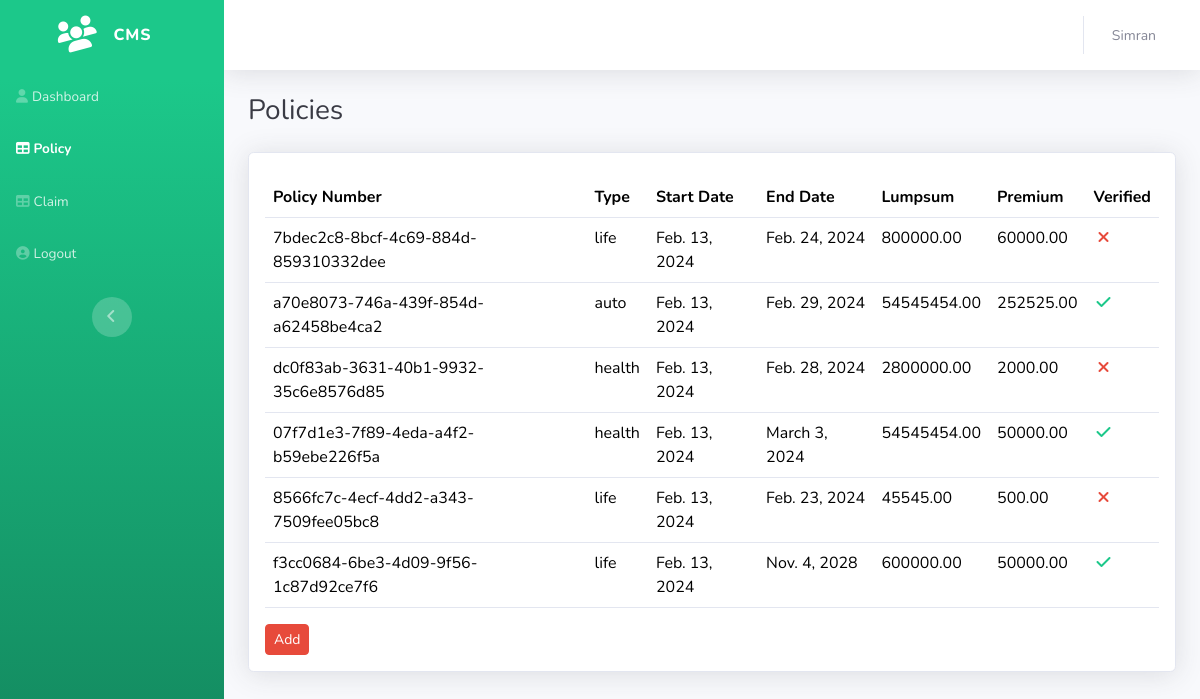
Page /policy_detail/ (signed in) on the committed database.
### user_app/models.py (models this page shows, shortened)
class Policy(models.Model):
    POLICY_TYPE_CHOICES = [
        ('health', 'Health'),
        ('life', 'Life'),
        ('auto', 'Auto'),
    ]
    user = models.ForeignKey(User, on_delete=models.CASCADE)
    start_date = models.DateField()
    end_date = models.DateField()
    policy_number = models.UUIDField(primary_key=True, default=uuid.uuid4, editable=False)
    type = models.CharField(max_length=100, choices=POLICY_TYPE_CHOICES)
    lumpsum = models.DecimalField(max_digits=10, decimal_places=2)
    premium = models.DecimalField(max_digits=10, decimal_places=2)
    verification = models.BooleanField(default=False)
    def is_verified(self):
        return self.verification

### user_app/views.py (the view, shortened to what this page needs)
# urls.py: path('policy_detail/', user_views.read_policy, name='read_policy'),
@login_required
def read_policy(request):
    is_admin = request.user.is_staff
    fnuser = request.user.first_name
    if is_admin:
        policies = Policy.objects.all()  # Admin sees all policies
    else:
        policies = Policy.objects.filter(user=request.user)  # Normal user sees their own policies
    return render(request, 'user_app/read_policy.html', {'policies': policies, 'user': fnuser, 'is_admin': is_admin})

### user_app/templates/user_app/read_policy.html (shortened to what this page needs)
{% load crispy_forms_tags %}
{% load static %}
<!DOCTYPE html>
<html lang="en">
<head>
    <link rel="stylesheet" href="{% static 'bootstrap/css/bootstrap.min.css' %}">
    <link rel="stylesheet" href="{% static 'fonts/fontawesome-all.min.css' %}">
    <link rel="stylesheet" href="https://cdnjs.cloudflare.com/ajax/libs/font-awesome/6.5.1/css/all.min.css"
 />
</head>
<body id="page-top">
    <div id="wrapper">
        <nav class="navbar align-items-start sidebar sidebar-dark accordion bg-gradient-success p-0 navbar-dark">
            <div class="container-fluid d-flex flex-column p-0"><a
                    class="navbar-brand d-flex justify-content-center align-items-center sidebar-brand m-0" href="#">
                    <div class="sidebar-brand-icon rotate-n-15"><i class="fa-solid fa-users"></i></div>
                    <div class="sidebar-brand-text mx-3"><span>CMS</span></div>
                </a>
                <ul class="navbar-nav text-light" id="accordionSidebar">
                    <li class="nav-item"><a class="nav-link" href="{% url 'main' %}"><i
                                class="fas fa-user"></i><span>Dashboard</span></a></li>
                    <li class="nav-item"><a class="nav-link active" href="{% url 'read_policy' %}"><i
                                class="fas fa-table"></i><span>Policy</span></a></li>
                    <li class="nav-item"><a class="nav-link" href="{% url 'read_claim' %}"><i
                                class="fas fa-table"></i><span>Claim</span></a></li>
                    <li class="nav-item"><a class="nav-link" href="{% url 'signout' %}"><i
                                class="fas fa-user-circle"></i><span>Logout</span></a></li>
                </ul>
                <div class="text-center d-none d-md-inline"><button class="btn rounded-circle border-0"
                        id="sidebarToggle" type="button"></button></div>
            </div>
        </nav>
        <div class="d-flex flex-column" id="content-wrapper">
            <div id="content">
                <nav class="navbar navbar-expand bg-white shadow mb-4 topbar static-top navbar-light">
                    <div class="container-fluid">
                        <ul class="navbar-nav flex-nowrap ms-auto">
                            <li class="nav-item dropdown no-arrow">
                                {% if user %}
                                <div class="nav-item dropdown no-arrow"><a class="dropdown-toggle nav-link"
                                        aria-expanded="false" data-bs-toggle="dropdown" href="#"><span
                                            class="d-none d-lg-inline me-2 text-gray-600 small">{{user}}</span></a>
                                </div>
                                {% endif %}
                            </li>
                        </ul>
                    </div>
                </nav>
                <div class="container-fluid">
                    <h3 class="text-dark mb-4">Policies</h3>
                    <div class="card shadow">
                        <div class="card-body">
                            <div class="table-responsive table mt-2" id="dataTable" role="grid"
                                aria-describedby="dataTable_info">
                                {% if policies %}
                                <table class="table my-0" id="dataTable">
                                    <thead>
                                        <tr>
                                            <th>Policy Number</th>
                                            <th>Type</th>
                                            <th>Start Date</th>
                                            <th>End Date</th>
                                            <th>Lumpsum</th>
                                            <th>Premium</th>
                                            <th>Verified</th>
                                        </tr>
                                    </thead>
                                    <tbody>
                                        {% for policy in policies %}
                                        <tr>
                                            <td>{{ policy.policy_number }}</td>
                                            <td>{{ policy.type }}</td>
                                            <td>{{ policy.start_date }}</td>
                                            <td>{{ policy.end_date }}</td>
                                            <td>{{ policy.lumpsum }}</td>
                                            <td>{{ policy.premium }}</td>
                                            <td>
                                                {% if policy.is_verified %}
                                                <i class="fas fa-check text-success fa-fw"></i>
                                                {% else %}
                                                <i class="fas fa-times text-danger fa-fw"></i>
                                                {% endif %}
                                            </td>
                                        </tr>
                                        {% endfor %}
                                    </tbody>
                                </table>
                                {% else %}
                                    <p>No policies found.</p>
                                {% endif %}
                            </div>
                            <a class="btn btn-danger btn-sm" href="{% url 'create_policy' %}">Add</a>
                        </div>
                    </div>
                </div>
            </div>
        </div>
    </div>
</body>
</html>

### rows in the picture
Policy: policy_number "7bdec2c8-8bcf-4c69-884d-859310332dee", type "life", start_date "Feb. 13, 2024", end_date "Feb. 24, 2024", lumpsum "800000.00", premium "60000.00", verification False (drawn)
Policy: policy_number "a70e8073-746a-439f-854d-a62458be4ca2", type "auto", start_date "Feb. 13, 2024", end_date "Feb. 29, 2024", lumpsum "54545454.00", premium "252525.00", verification True (drawn)
Policy: policy_number "dc0f83ab-3631-40b1-9932-35c6e8576d85", type "health", start_date "Feb. 13, 2024", end_date "Feb. 28, 2024", lumpsum "2800000.00", premium "2000.00", verification False (drawn)
Policy: policy_number "07f7d1e3-7f89-4eda-a4f2-b59ebe226f5a", type "health", start_date "Feb. 13, 2024", end_date "March 3, 2024", lumpsum "54545454.00", premium "50000.00", verification True (drawn)
Policy: policy_number "8566fc7c-4ecf-4dd2-a343-7509fee05bc8", type "life", start_date "Feb. 13, 2024", end_date "Feb. 23, 2024", lumpsum "45545.00", premium "500.00", verification False (drawn)
Policy: policy_number "f3cc0684-6be3-4d09-9f56-1c87d92ce7f6", type "life", start_date "Feb. 13, 2024", end_date "Nov. 4, 2028", lumpsum "600000.00", premium "50000.00", verification True (drawn)

### other values in the picture
{{ user }} "Simran"
